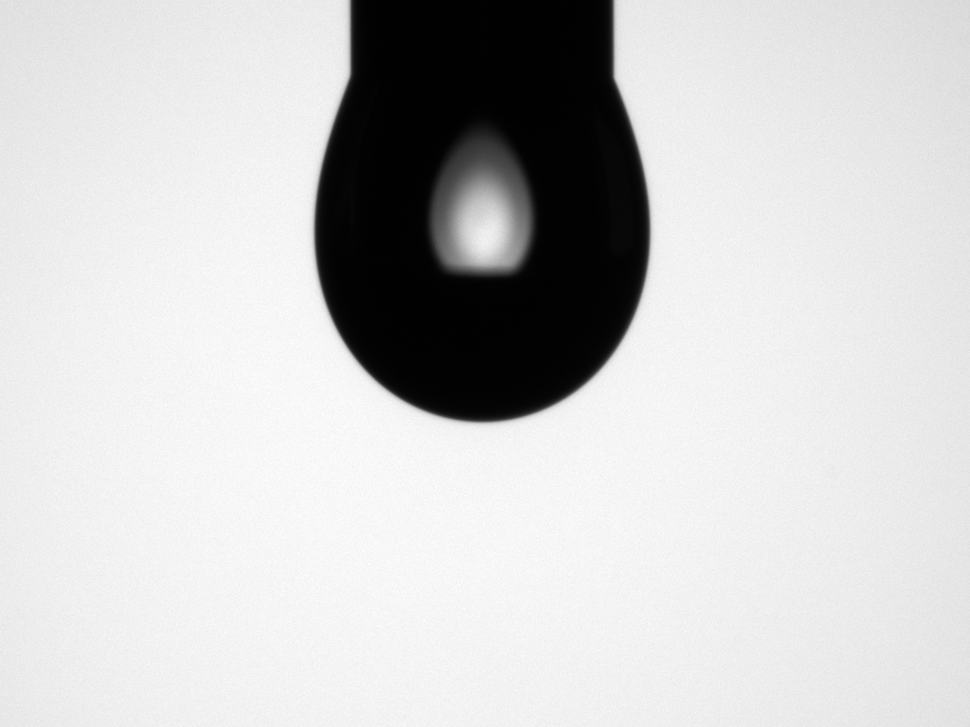
#> input picture data/samples/gota pendiente 1.png, 970 x 727 px, shrunk from 1440 x 1080 before the run
$ python pendant_baseline.py
#> lines starting #> are read from the running program, lines starting #| are printed output that depends on the picture; after the words box and inside, x2 and y2 are one past the last pixel; in counts of white or black regions, pixels touching at a corner belong together
#> in main, image is the input picture: shape (727, 970, 3); min 0, max 255, mean 201.5
#!/usr/bin/env python3
"""
Pendant Drop Autocalibration and Strict Young-Laplace Fitting Baseline Script.
This script is self-contained and does not import from the Menipy package structure.
It directly copies/adapts the exact physical and mathematical models used in Menipy.
"""

from __future__ import annotations

import os
import sys
import math
import logging
from dataclasses import dataclass
from typing import Any, Tuple, List, Optional, Dict
from pathlib import Path

import cv2
import numpy as np
from scipy.integrate import trapezoid, solve_ivp
from scipy.optimize import least_squares
from scipy.spatial import cKDTree

# Configure logging
logging.basicConfig(level=logging.INFO, format="%(asctime)s - %(levelname)s - %(message)s")
logger = logging.getLogger("pendant_baseline")

# Physical constants matching Menipy defaults
RHO1 = 1000.0        # drop density (water) in kg/m3
RHO2 = 1.2           # fluid/phase density (air) in kg/m3
G = 9.80665          # gravity in m/s2
NEEDLE_DIAM_MM = 1.83 # physical needle diameter in mm

# ==============================================================================
# 1. GEOMETRIC & PHYSICAL HELPER FUNCTIONS (From Menipy common/models)
# ==============================================================================

def fit_circle(points: np.ndarray) -> Tuple[np.ndarray, float]:
    """Fit a circle to 2D points using linear least squares."""
    x = points[:, 0]
    y = points[:, 1]
    A = np.c_[2 * x, 2 * y, np.ones_like(x)]
    b = x**2 + y**2
    c, _, _, _ = np.linalg.lstsq(A, b, rcond=None)
    center = c[:2]
    radius = np.sqrt(c[2] + center.dot(center))
    return center, radius


def jennings_pallas_beta(s1: float) -> float:
    """Return the dimensionless form factor beta."""
    a3, a2, a1, a0 = 0.41727, -1.0908, 1.3906, 0.005306
    return ((a3 * s1 + a2) * s1 + a1) * s1 + a0


def surface_tension(delta_rho: float, g: float, r0_mm: float, beta: float) -> float:
    """Return surface tension in Newton per metre."""
    r0 = r0_mm / 1000.0
    return delta_rho * g * r0**2 / beta


def bond_number(delta_rho: float, g: float, r0_mm: float, gamma: float) -> float:
    """Return dimensionless Bond number."""
    r0 = r0_mm / 1000.0
    return delta_rho * g * r0**2 / gamma


def vmax_uL(gamma_N_m: float, needle_diam_mm: float, delta_rho: float, g: float = 9.80665) -> float:
    """Max detachment volume (µL) from Berry et al. (2015)."""
    D = needle_diam_mm / 1000.0
    vmax_m3 = math.pi * gamma_N_m * D / (delta_rho * g)
    return vmax_m3 * 1e9


def worthington_number(vol_uL: float, vmax_uL: float) -> float:
    """Worthington number Wo = V / Vmax."""
    return vol_uL / vmax_uL


# ==============================================================================
# 2. AUTOCALIBRATION & DETECTIONS (From Menipy common/auto_calibrator.py)
# ==============================================================================

def run_pendant_autocalibration(image: np.ndarray) -> dict:
    """
    Perform automatic segmentation and region/needle/apex/contour detection
    for a pendant drop image, matching AutoCalibrator._detect_pendant.
    """
    if len(image.shape) == 3:
        gray = cv2.cvtColor(image, cv2.COLOR_BGR2GRAY)
    else:
        gray = image.copy()

    height, width = gray.shape[:2]
    image_area = height * width

    # Apply CLAHE for contrast enhancement (for preview/alignment checking)
    clahe = cv2.createCLAHE(clipLimit=2.0, tileGridSize=(8, 8))
    enhanced_gray = clahe.apply(gray)

    # 1. Segment using Otsu thresholding (better for high-contrast silhouettes)
    blur = cv2.GaussianBlur(gray, (5, 5), 0)
    _, binary = cv2.threshold(blur, 0, 255, cv2.THRESH_BINARY_INV + cv2.THRESH_OTSU)
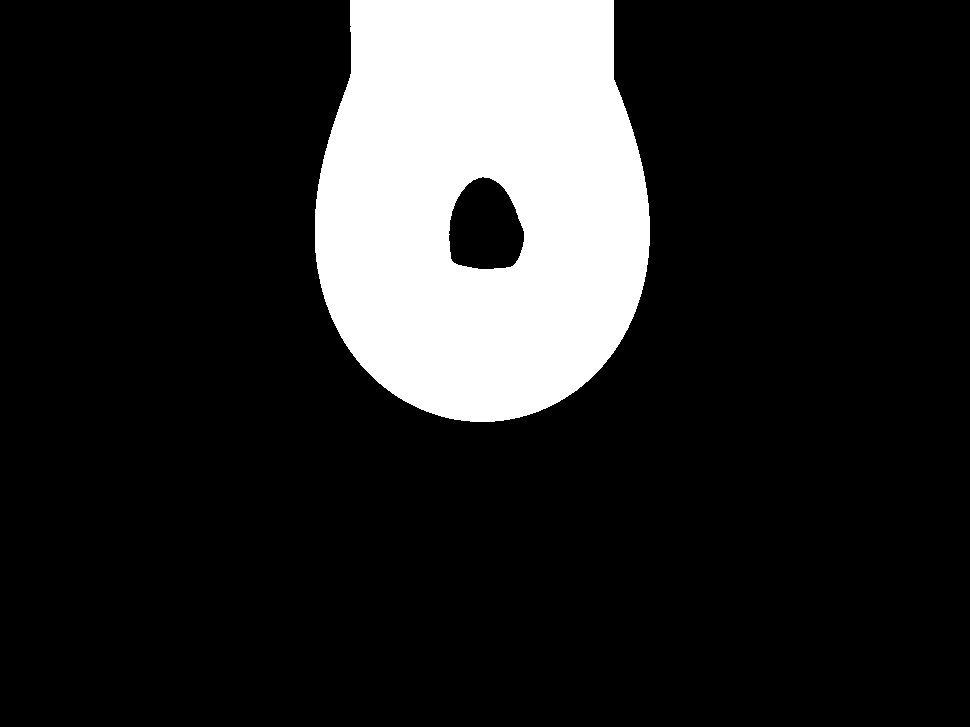
#> binary: shape (727, 970); 16.1% white; 1 white region, box (x1, y1, x2, y2) and area: (315, 0, 650, 422) 113302

    # Morphological cleanup
    kernel = np.ones((5, 5), np.uint8)
    binary_clean = cv2.morphologyEx(binary, cv2.MORPH_OPEN, kernel, iterations=2)
#> binary_clean: shape (727, 970); 16.1% white; 1 white region

    # 2. Find the main drop contour (largest, centered)
    contours, _ = cv2.findContours(binary_clean, cv2.RETR_EXTERNAL, cv2.CHAIN_APPROX_SIMPLE)
#> contours = 1 contour; box (x1, y1, x2, y2) and area: (315, 0, 650, 422) 118082
    if not contours:
        raise ValueError("Could not find any contours in the image.")

    img_center_x = width // 2
    min_area = image_area * 0.05  # At least 5% of image area

    valid_contours = []
    for cnt in contours:
        area = cv2.contourArea(cnt)
        if area < min_area:
            continue
        M = cv2.moments(cnt)
        if M["m00"] != 0:
            cx = int(M["m10"] / M["m00"])
            # Must be roughly centered (within 30% of center)
            if abs(cx - img_center_x) < (width * 0.3):
                valid_contours.append((cnt, area))
#> this loop made 1 pass
#> (area, cx) on pass 1: (118081.5, 481)
#> after the loop, valid_contours = 1 item

    if not valid_contours:
        raise ValueError("No valid pendant drop contour found (must be centered and >= 5% of image area).")

    # Select largest valid contour
    drop_cnt = max(valid_contours, key=lambda x: x[1])[0]
#> drop_cnt = contour of 400 points, box (x1, y1, x2, y2) (315, 0, 650, 422), area 118082

    # 3. Detect needle and contact points
    x, y, w, h = cv2.boundingRect(drop_cnt)
#> x = 315; y = 0; w = 335; h = 422
    pts = drop_cnt.reshape(-1, 2)
#> pts = 400 pairs, first value 315 to 649, second value 0 to 421

    # Define needle shaft reference (top 20 pixels)
    top_limit = y + 20
#> top_limit = 20

    # Left shaft line: median X of points in top-left quadrant
    left_shaft_pts = pts[(pts[:, 1] < top_limit) & (pts[:, 0] < (x + w / 2))]
#> left_shaft_pts = [[350, 0]]
    if len(left_shaft_pts) == 0:
        raise ValueError("Failed to locate left needle shaft line.")
    ref_x_left = np.median(left_shaft_pts[:, 0])
#> ref_x_left = 350

    # Right shaft line: median X of points in top-right quadrant
    right_shaft_pts = pts[(pts[:, 1] < top_limit) & (pts[:, 0] > (x + w / 2))]
#> right_shaft_pts = [[613, 0]]
    if len(right_shaft_pts) == 0:
        raise ValueError("Failed to locate right needle shaft line.")
    ref_x_right = np.median(right_shaft_pts[:, 0])
#> ref_x_right = 613

    # Trace down column by column to find where the contour deviates from the shaft (contact points)
    tolerance = 3
    mask = np.zeros((height, width), dtype=np.uint8)
    cv2.drawContours(mask, [drop_cnt], -1, 255, 1)
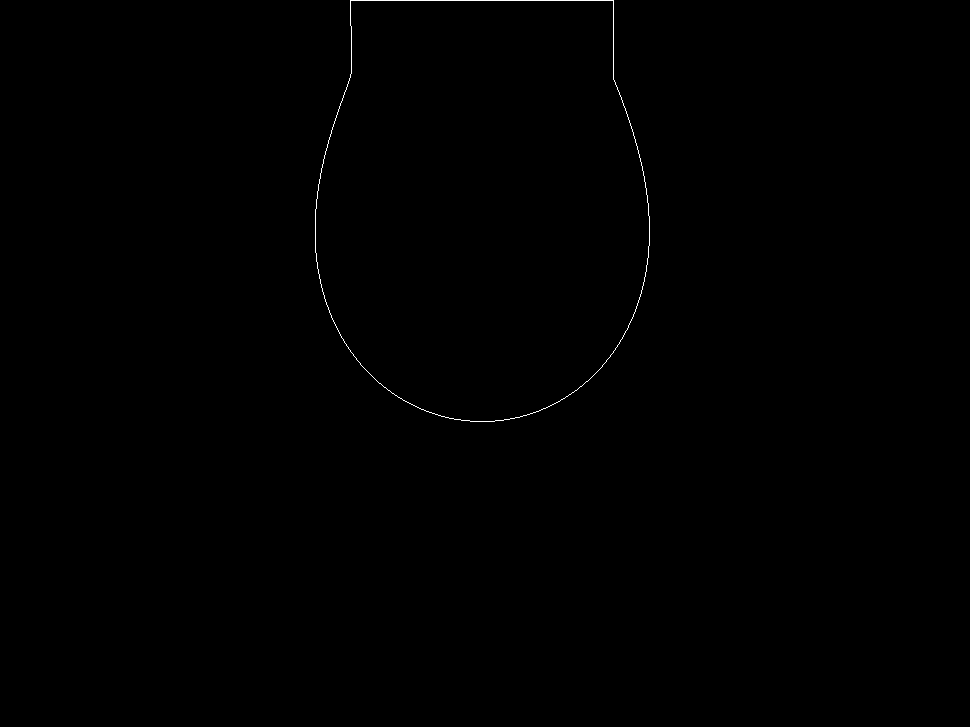
#> mask: shape (727, 970); 0.18% white in thin lines or dots, all inside (x1, y1, x2, y2) = (315, 0, 650, 422)

    # Find left contact point (where contour moves left of shaft)
    contact_y_left = y
#> contact_y_left = 0
    contact_x_left = int(ref_x_left)
#> contact_x_left = 350
#> (the rest of the program and of its run is left out)
